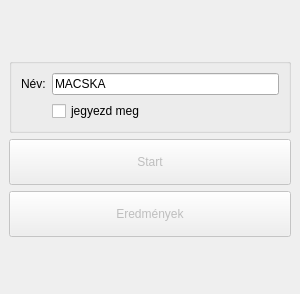
<?xml version="1.0" encoding="UTF-8"?>
<ui version="4.0">
 <class>MainWindow</class>
 <widget class="QMainWindow" name="MainWindow">
  <property name="geometry">
   <rect>
    <x>0</x>
    <y>0</y>
    <width>300</width>
    <height>294</height>
   </rect>
  </property>
  <property name="minimumSize">
   <size>
    <width>300</width>
    <height>200</height>
   </size>
  </property>
  <property name="maximumSize">
   <size>
    <width>300</width>
    <height>300</height>
   </size>
  </property>
  <property name="focusPolicy">
   <enum>Qt::TabFocus</enum>
  </property>
  <property name="windowTitle">
   <string>Teszt</string>
  </property>
  <property name="locale">
   <locale language="Hungarian" country="Hungary"/>
  </property>
  <widget class="QWidget" name="centralwidget">
   <layout class="QVBoxLayout" name="verticalLayout">
    <item>
     <spacer name="verticalSpacer">
      <property name="orientation">
       <enum>Qt::Vertical</enum>
      </property>
      <property name="sizeHint" stdset="0">
       <size>
        <width>20</width>
        <height>40</height>
       </size>
      </property>
     </spacer>
    </item>
    <item>
     <widget class="QGroupBox" name="nameGroup">
      <property name="minimumSize">
       <size>
        <width>0</width>
        <height>50</height>
       </size>
      </property>
      <property name="title">
       <string/>
      </property>
      <layout class="QHBoxLayout" name="horizontalLayout">
       <item>
        <layout class="QFormLayout" name="formLayout">
         <item row="0" column="0">
          <widget class="QLabel" name="label">
           <property name="text">
            <string>Név:</string>
           </property>
          </widget>
         </item>
         <item row="0" column="1">
          <widget class="QLineEdit" name="nameInput">
           <property name="text">
            <string>MACSKA</string>
           </property>
          </widget>
         </item>
         <item row="1" column="1">
          <widget class="QCheckBox" name="save">
           <property name="text">
            <string>jegyezd meg</string>
           </property>
          </widget>
         </item>
        </layout>
       </item>
      </layout>
     </widget>
    </item>
    <item>
     <widget class="QPushButton" name="startButton">
      <property name="enabled">
       <bool>false</bool>
      </property>
      <property name="minimumSize">
       <size>
        <width>0</width>
        <height>46</height>
       </size>
      </property>
      <property name="text">
       <string>Start</string>
      </property>
     </widget>
    </item>
    <item>
     <widget class="QPushButton" name="statisticButton">
      <property name="enabled">
       <bool>false</bool>
      </property>
      <property name="minimumSize">
       <size>
        <width>0</width>
        <height>46</height>
       </size>
      </property>
      <property name="text">
       <string>Eredmények</string>
      </property>
     </widget>
    </item>
    <item>
     <spacer name="verticalSpacer_2">
      <property name="orientation">
       <enum>Qt::Vertical</enum>
      </property>
      <property name="sizeHint" stdset="0">
       <size>
        <width>20</width>
        <height>40</height>
       </size>
      </property>
     </spacer>
    </item>
   </layout>
  </widget>
 </widget>
 <tabstops>
  <tabstop>startButton</tabstop>
  <tabstop>statisticButton</tabstop>
 </tabstops>
 <resources/>
 <connections/>
</ui>
